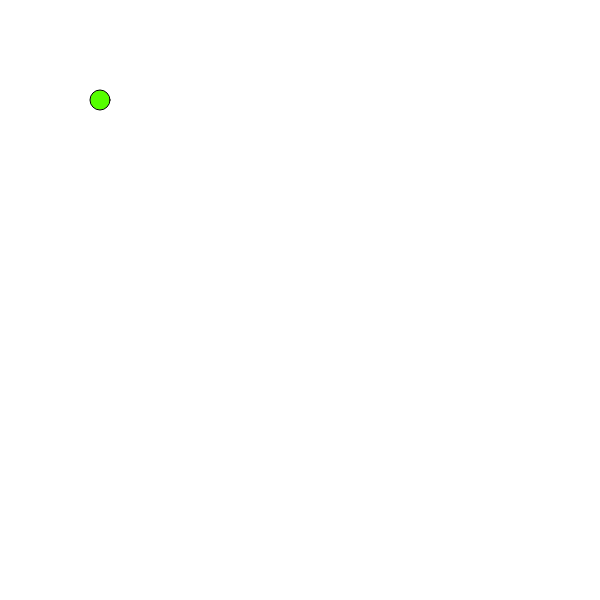
Frame 1 (no input)
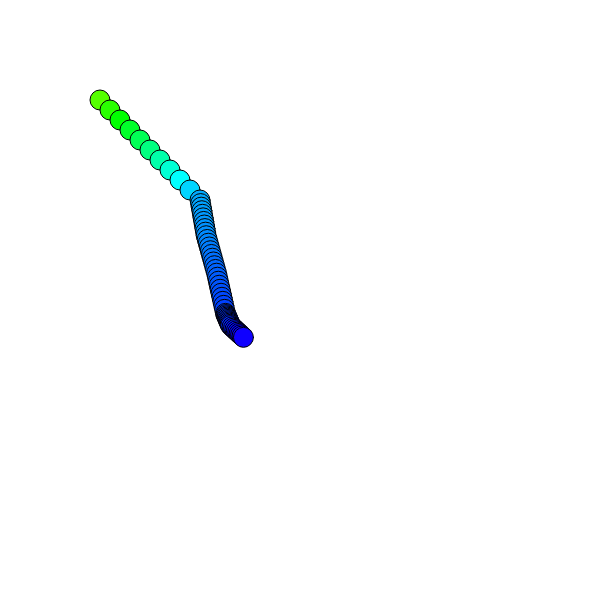
Frame 60 (no input)
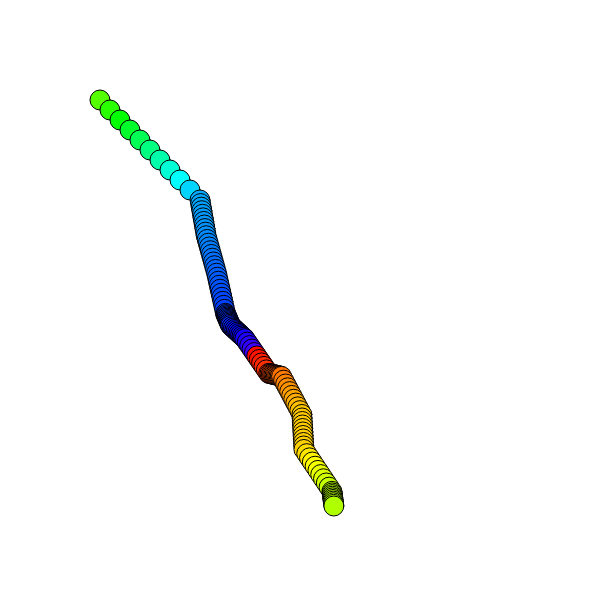
Frame 120 (the mouse pressed at the canvas centre since frame 60)

The p5.js sketch that drew these frames (run headless with seeded random() and noise() and a simulated clock; from frame 60 on, the mouse is pressed at the canvas centre):

// p5.js sketch
// ── sketch.js
let x = 100;
let y = 100;
let directionX = 1;
let directionY = 1;
let velocityX = 10;
let velocityY = 10;
let string = 'some text';
let boolean = false;
// floor() round()
function setup() {
  createCanvas(600, 600);
  colorMode(HSB);
}

function draw() {
  // background(51);
  // noStroke();
  stroke(0)
  fill(x % 255, 255, 255);
  ellipse(x, y, 20);
  y += velocityX * directionY;
  x += velocityY * directionX;
  if (y > 600) {
    // y = 0;
    directionY = -1;
    // x += 30;
  }
  if (y < 0) {
    directionY = 1;
  }
  if (x > 600) {
    directionX = -1;
  }
  if (x < 0) {
    directionX = 1;
  }
  if(frameCount % 10 == 0){
    // add some random number to the x and y
    velocityX = random(5);
    velocityY = random(3);
  }
  // y = y + a number;
  // ++ adds 1 to a number
  // -- subtracts 1 to a number
  // += adds any number to a number
  // -= ..
  // *= ..
  // /= ..

  // for(let i = 0; i < 10; i += 3){
  //   ellipse(300 + i * 10, 300, 200);
  // }
}
